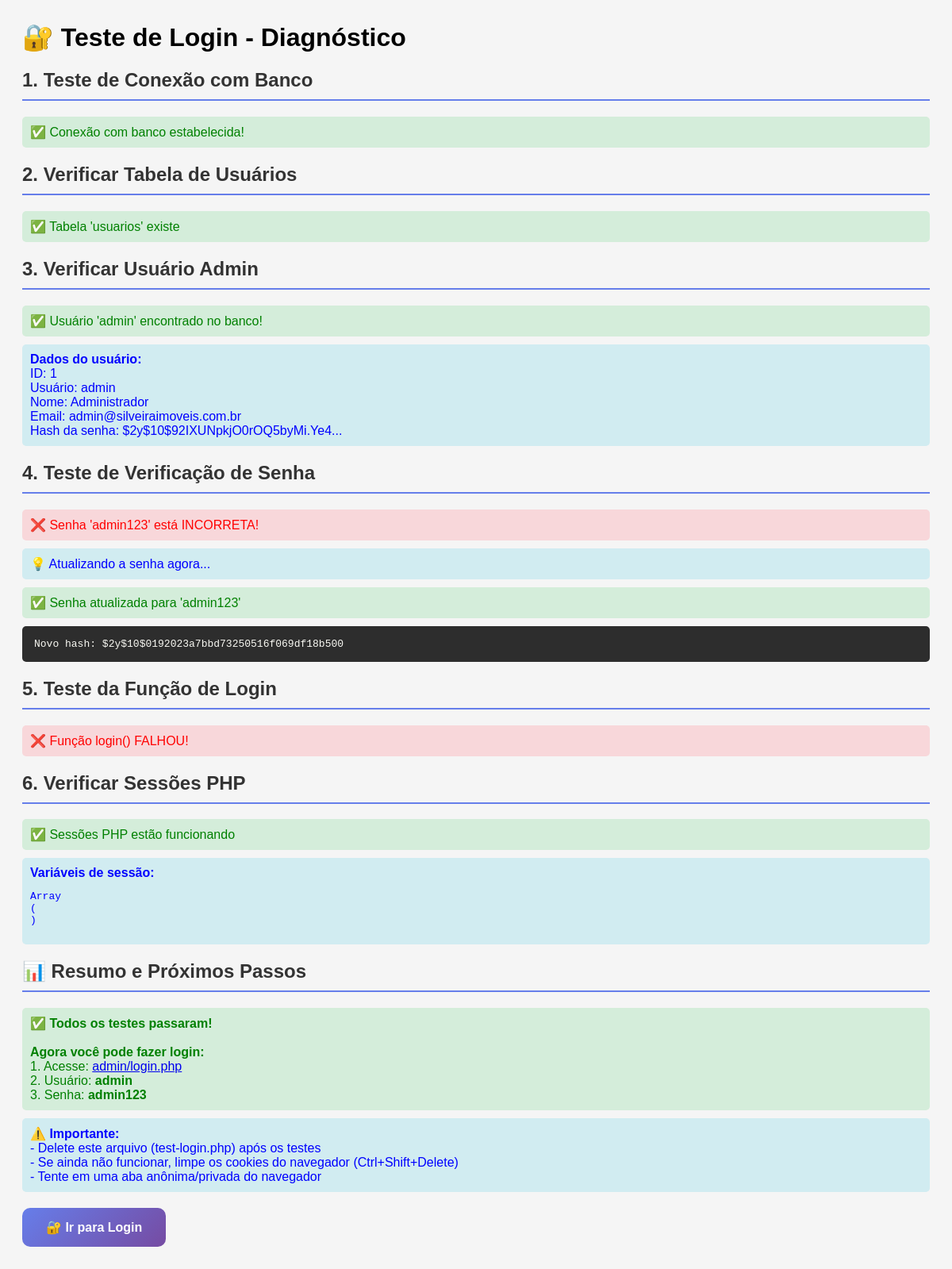
/test-login.php, run on the app's committed database.
### tables this page shows
CREATE TABLE IF NOT EXISTS usuarios (
    id INT AUTO_INCREMENT PRIMARY KEY,
    usuario VARCHAR(50) UNIQUE NOT NULL,
    senha VARCHAR(255) NOT NULL,
    nome VARCHAR(100) NOT NULL,
    email VARCHAR(100),
    criado_em TIMESTAMP DEFAULT CURRENT_TIMESTAMP
);

### config/auth.php (called while the page is built, shortened)
<?php
function login($usuario, $senha) {
    $pdo = getConnection();
    $stmt = $pdo->prepare("SELECT * FROM usuarios WHERE usuario = ? LIMIT 1");
    $stmt->execute([$usuario]);
    $user = $stmt->fetch();
    return false;
}
?>

### test-login.php (the view, shortened to what this page needs)
<?php
echo "<h1>🔐 Teste de Login - Diagnóstico</h1>";
echo "<h2>1. Teste de Conexão com Banco</h2>";
try {
    $pdo = getConnection();
    echo "<div class='success'>✅ Conexão com banco estabelecida!</div>";
} catch (Exception $e) {
    echo "<div class='error'>❌ Erro na conexão: " . $e->getMessage() . "</div>";
    echo "<div class='info'>💡 Execute o arquivo database.sql no phpMyAdmin primeiro!</div>";
    exit;
}
echo "<h2>2. Verificar Tabela de Usuários</h2>";
try {
    $stmt = $pdo->query("SHOW TABLES LIKE 'usuarios'");
    if ($stmt->rowCount() > 0) {
        echo "<div class='success'>✅ Tabela 'usuarios' existe</div>";
    } else {
        echo "<div class='error'>❌ Tabela 'usuarios' NÃO existe</div>";
        echo "<div class='info'>💡 Execute o arquivo database.sql no phpMyAdmin!</div>";
        exit;
    }
} catch (Exception $e) {
    echo "<div class='error'>❌ Erro: " . $e->getMessage() . "</div>";
    exit;
}
echo "<h2>3. Verificar Usuário Admin</h2>";
try {
    $stmt = $pdo->query("SELECT * FROM usuarios WHERE usuario = 'admin'");
    $user = $stmt->fetch();
    if ($user) {
        echo "<div class='success'>✅ Usuário 'admin' encontrado no banco!</div>";
        echo "<div class='info'>";
        echo "<strong>Dados do usuário:</strong><br>";
        echo "ID: " . $user['id'] . "<br>";
        echo "Usuário: " . $user['usuario'] . "<br>";
        echo "Nome: " . $user['nome'] . "<br>";
        echo "Email: " . $user['email'] . "<br>";
        echo "Hash da senha: " . substr($user['senha'], 0, 30) . "...<br>";
        echo "</div>";
    }
} catch (Exception $e) {
    echo "<div class='error'>❌ Erro: " . $e->getMessage() . "</div>";
    exit;
}
echo "<h2>4. Teste de Verificação de Senha</h2>";
$senha_teste = 'admin123';
if (password_verify($senha_teste, $user['senha'])) {
    echo "<div class='success'>✅ Senha 'admin123' está CORRETA!</div>";
} else {
    echo "<div class='error'>❌ Senha 'admin123' está INCORRETA!</div>";
    echo "<div class='info'>💡 Atualizando a senha agora...</div>";
    $senha_hash = password_hash('admin123', PASSWORD_DEFAULT);
    echo "<div class='success'>✅ Senha atualizada para 'admin123'</div>";
    echo "<div class='code'>Novo hash: " . $senha_hash . "</div>";
}
echo "<h2>5. Teste da Função de Login</h2>";
require_once __DIR__ . '/config/auth.php';
if (login('admin', 'admin123')) {
    echo "<div class='success'>✅ Função login() funcionou corretamente!</div>";
    echo "<div class='success'>✅ Sessão criada com sucesso!</div>";
    $logged_user = getLoggedUser();
    echo "<div class='info'>";
    echo "<strong>Dados da sessão:</strong><br>";
    echo "ID: " . $logged_user['id'] . "<br>";
    echo "Usuário: " . $logged_user['usuario'] . "<br>";
    echo "Nome: " . $logged_user['nome'] . "<br>";
    echo "</div>";
} else {
    echo "<div class='error'>❌ Função login() FALHOU!</div>";
}
echo "<h2>6. Verificar Sessões PHP</h2>";
if (session_status() === PHP_SESSION_ACTIVE) {
    echo "<div class='success'>✅ Sessões PHP estão funcionando</div>";
    echo "<div class='info'>";
    echo "<strong>Variáveis de sessão:</strong><br>";
    echo "<pre>";
    print_r($_SESSION);
    echo "</pre>";
    echo "</div>";
} else {
    echo "<div class='error'>❌ Problema com sessões PHP</div>";
}
echo "<h2>📊 Resumo e Próximos Passos</h2>";
echo "<div class='success'>";
echo "<strong>✅ Todos os testes passaram!</strong><br><br>";
echo "<strong>Agora você pode fazer login:</strong><br>";
echo "1. Acesse: <a href='admin/login.php'>admin/login.php</a><br>";
echo "2. Usuário: <strong>admin</strong><br>";
echo "3. Senha: <strong>admin123</strong><br>";
echo "</div>";
echo "<div class='info'>";
echo "<strong>⚠️ Importante:</strong><br>";
echo "- Delete este arquivo (test-login.php) após os testes<br>";
echo "- Se ainda não funcionar, limpe os cookies do navegador (Ctrl+Shift+Delete)<br>";
echo "- Tente em uma aba anônima/privada do navegador<br>";
echo "</div>";
echo "<div style='margin-top: 20px;'>";
echo "<a href='admin/login.php' style='display: inline-block; background: linear-gradient(135deg, #667eea 0%, #764ba2 100%); color: white; padding: 15px 30px; border-radius: 10px; text-decoration: none; font-weight: bold;'>🔐 Ir para Login</a>";
echo "</div>";
?>

### test-login.php (style rules this page uses)
.success { color: green; padding: 10px; background: #d4edda; border-radius: 5px; margin: 10px 0; }
.error { color: red; padding: 10px; background: #f8d7da; border-radius: 5px; margin: 10px 0; }
.info { color: blue; padding: 10px; background: #d1ecf1; border-radius: 5px; margin: 10px 0; }
.code { background: #2d2d2d; color: #f8f8f2; padding: 15px; border-radius: 5px; margin: 10px 0; font-family: monospace; }
h2 { color: #333; border-bottom: 2px solid #667eea; padding-bottom: 10px; }

### data on the page
usuarios: id "1", usuario "admin", nome "Administrador", email "admin@silveiraimoveis.com.br", senha "$2y$10$92IXUNpkjO0rOQ5byMi.Ye4"

### other printed values
$senha_hash "$2y$10$0192023a7bbd73250516f069df18b500"
